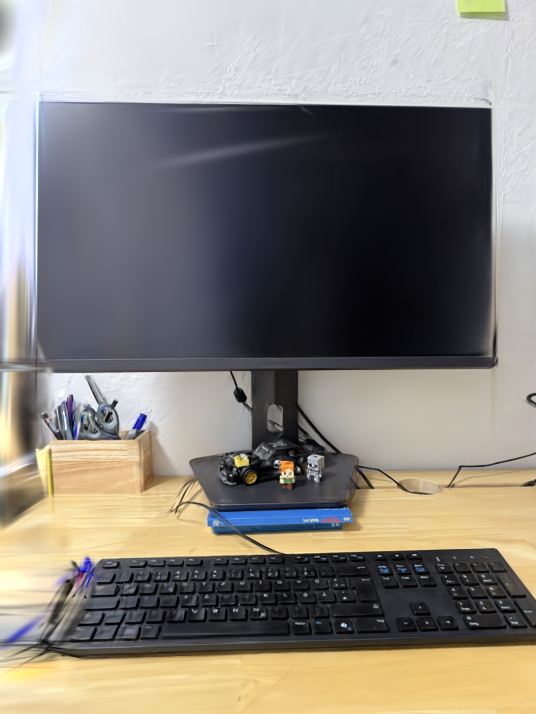
#> input picture assets/colmap_test_render.png, 536 x 714 px
$ python cache_features.py ../assets/colmap_test_render.png ../assets/camera_pose_comparison.png
#> lines starting #> are read from the running program, lines starting #| are printed output that depends on the picture
### src/sift_features.py
from pathlib import Path

import cv2


PROJECT_ROOT = Path(__file__).resolve().parent.parent
IMAGE_DIRECTORY = PROJECT_ROOT / "data" / "images"
OUTPUT_DIRECTORY = PROJECT_ROOT / "outputs"

OUTPUT_DIRECTORY.mkdir(exist_ok=True)


def detect_sift_features(image_path):
    # Load the image in grayscale
    image_gray = cv2.imread(
        str(image_path),
        cv2.IMREAD_GRAYSCALE
    )
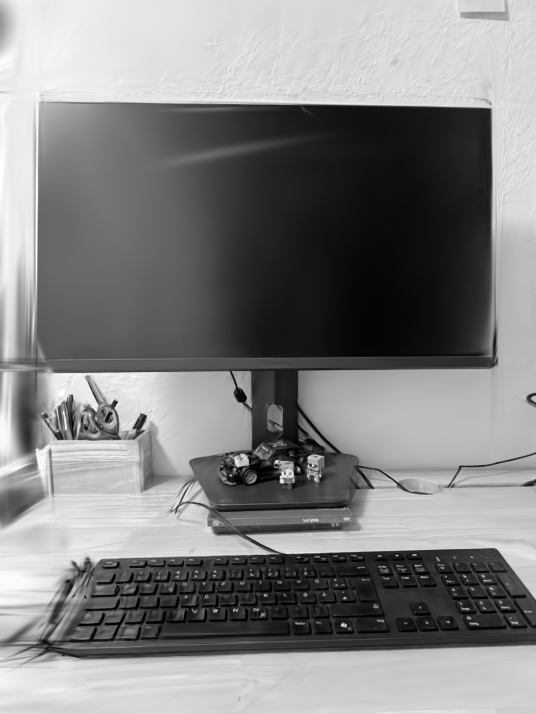
#> image_gray: shape (714, 536); min 0, max 255, mean 130.9

    if image_gray is None:
        raise FileNotFoundError(
            f"Could not load image: {image_path}"
        )

    # Create the SIFT detector
    sift = cv2.SIFT_create(
        nfeatures=2000
    )

    # Detect keypoints and compute descriptors
    keypoints, descriptors = sift.detectAndCompute(
        image_gray,
        None
    )
#> keypoints = 1083 keypoints; strongest (x, y, size): (343, 625, 3.2), (115, 403, 3.3), (276, 462, 2.5), (345, 598, 1.9)

    return image_gray, keypoints, descriptors


# [54 lines left out: functions save_keypoint_visualization, main, not called in this run]


# [2 lines that do not run on import are left out]

### src/cache_features.py
import argparse
import hashlib
from pathlib import Path

import cv2
import numpy as np

from sift_features import detect_sift_features


def cache_signature(image_path):
    """Invalidate the cache when the image or detector implementation changes."""
    detector_path = Path(__file__).resolve().parent / "sift_features.py"

    digest = hashlib.sha256()
    digest.update(image_path.read_bytes())
    digest.update(detector_path.read_bytes())
    digest.update(cv2.__version__.encode())

    return digest.hexdigest()


def main():
    parser = argparse.ArgumentParser()
    parser.add_argument("image_path", type=Path)
    parser.add_argument("cache_path", type=Path)
    args = parser.parse_args()

    cv2.setNumThreads(1)
    cv2.ocl.setUseOpenCL(False)

    print(f"Extracting features: {args.image_path.name}", flush=True)

    image, keypoints, descriptors = detect_sift_features(
        args.image_path
    )

    if descriptors is None or len(descriptors) < 2:
        raise RuntimeError("Insufficient SIFT descriptors.")

    pixels = np.array(
        [keypoint.pt for keypoint in keypoints],
        dtype=float,
    )
#> pixels = 1083 pairs, first value 9.5 to 532.9, second value 9.44 to 698.3
    image_shape = np.array(image.shape[:2], dtype=np.int64)
#> image_shape = [714, 536]

    # Do not save the full-resolution image.
    del image

    args.cache_path.parent.mkdir(parents=True, exist_ok=True)
    temporary_path = args.cache_path.with_suffix(".tmp")

    with temporary_path.open("wb") as file:
        np.savez(
            file,
            descriptors=descriptors,
            pixels=pixels,
            image_shape=image_shape,
            signature=cache_signature(args.image_path),
        )

    temporary_path.replace(args.cache_path)

    print(
        f"Cached {len(keypoints)} features: {args.image_path.name}",
        flush=True,
    )
#| Cached 1083 features: colmap_test_render.png


if __name__ == "__main__":
    main()
